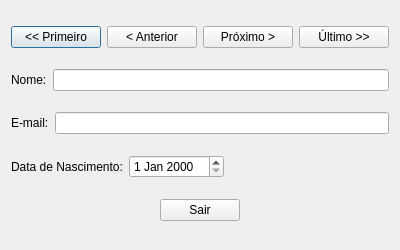
<?xml version="1.0" encoding="UTF-8"?>
<ui version="4.0">
 <class>EditReaderForm</class>
 <widget class="QDialog" name="EditReaderForm">
  <property name="geometry">
   <rect>
    <x>0</x>
    <y>0</y>
    <width>400</width>
    <height>250</height>
   </rect>
  </property>
  <property name="windowTitle">
   <string>Dialog</string>
  </property>
  <layout class="QVBoxLayout" name="verticalLayout">
   <item>
    <layout class="QHBoxLayout" name="horizontalLayout">
     <item>
      <widget class="QPushButton" name="firstButton">
       <property name="text">
        <string>&lt;&lt; Primeiro</string>
       </property>
      </widget>
     </item>
     <item>
      <widget class="QPushButton" name="previousButton">
       <property name="text">
        <string>&lt; Anterior</string>
       </property>
      </widget>
     </item>
     <item>
      <widget class="QPushButton" name="nextButton">
       <property name="text">
        <string>Próximo &gt;</string>
       </property>
      </widget>
     </item>
     <item>
      <widget class="QPushButton" name="lastButton">
       <property name="text">
        <string>Último &gt;&gt;</string>
       </property>
      </widget>
     </item>
    </layout>
   </item>
   <item>
    <layout class="QHBoxLayout" name="horizontalLayout_2">
     <item>
      <widget class="QLabel" name="nameLabel">
       <property name="text">
        <string>Nome:</string>
       </property>
       <property name="buddy">
        <cstring>nameEdit</cstring>
       </property>
      </widget>
     </item>
     <item>
      <widget class="QLineEdit" name="nameEdit"/>
     </item>
    </layout>
   </item>
   <item>
    <layout class="QHBoxLayout" name="horizontalLayout_3">
     <item>
      <widget class="QLabel" name="emailLabel">
       <property name="text">
        <string>E-mail:</string>
       </property>
       <property name="buddy">
        <cstring>emailEdit</cstring>
       </property>
      </widget>
     </item>
     <item>
      <widget class="QLineEdit" name="emailEdit"/>
     </item>
    </layout>
   </item>
   <item>
    <layout class="QHBoxLayout" name="horizontalLayout_4">
     <item>
      <widget class="QLabel" name="birthdateLabel">
       <property name="text">
        <string>Data de Nascimento:</string>
       </property>
       <property name="buddy">
        <cstring>birthdateEdit</cstring>
       </property>
      </widget>
     </item>
     <item>
      <widget class="QDateEdit" name="birthdateEdit"/>
     </item>
     <item>
      <spacer name="horizontalSpacer">
       <property name="orientation">
        <enum>Qt::Horizontal</enum>
       </property>
       <property name="sizeHint" stdset="0">
        <size>
         <width>40</width>
         <height>20</height>
        </size>
       </property>
      </spacer>
     </item>
    </layout>
   </item>
   <item>
    <layout class="QHBoxLayout" name="horizontalLayout_5">
     <item>
      <spacer name="horizontalSpacer_2">
       <property name="orientation">
        <enum>Qt::Horizontal</enum>
       </property>
       <property name="sizeHint" stdset="0">
        <size>
         <width>40</width>
         <height>20</height>
        </size>
       </property>
      </spacer>
     </item>
     <item>
      <widget class="QPushButton" name="quitButton">
       <property name="text">
        <string>Sair</string>
       </property>
      </widget>
     </item>
     <item>
      <spacer name="horizontalSpacer_3">
       <property name="orientation">
        <enum>Qt::Horizontal</enum>
       </property>
       <property name="sizeHint" stdset="0">
        <size>
         <width>40</width>
         <height>20</height>
        </size>
       </property>
      </spacer>
     </item>
    </layout>
   </item>
  </layout>
 </widget>
 <resources/>
 <connections>
  <connection>
   <sender>quitButton</sender>
   <signal>clicked()</signal>
   <receiver>EditReaderForm</receiver>
   <slot>accept()</slot>
   <hints>
    <hint type="sourcelabel">
     <x>219</x>
     <y>219</y>
    </hint>
    <hint type="destinationlabel">
     <x>312</x>
     <y>216</y>
    </hint>
   </hints>
  </connection>
 </connections>
</ui>
